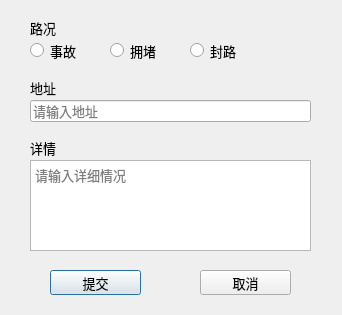
<?xml version="1.0" encoding="UTF-8"?>
<ui version="4.0">
 <class>UploadDlg</class>
 <widget class="QDialog" name="UploadDlg">
  <property name="geometry">
   <rect>
    <x>0</x>
    <y>0</y>
    <width>342</width>
    <height>315</height>
   </rect>
  </property>
  <property name="minimumSize">
   <size>
    <width>342</width>
    <height>315</height>
   </size>
  </property>
  <property name="maximumSize">
   <size>
    <width>342</width>
    <height>315</height>
   </size>
  </property>
  <property name="windowTitle">
   <string>上传路况</string>
  </property>
  <widget class="QPushButton" name="submitBtn">
   <property name="geometry">
    <rect>
     <x>50</x>
     <y>270</y>
     <width>91</width>
     <height>25</height>
    </rect>
   </property>
   <property name="font">
    <font>
     <pointsize>10</pointsize>
    </font>
   </property>
   <property name="text">
    <string>提交</string>
   </property>
  </widget>
  <widget class="QPushButton" name="cancelBtn">
   <property name="geometry">
    <rect>
     <x>200</x>
     <y>270</y>
     <width>91</width>
     <height>25</height>
    </rect>
   </property>
   <property name="font">
    <font>
     <pointsize>10</pointsize>
    </font>
   </property>
   <property name="text">
    <string>取消</string>
   </property>
  </widget>
  <widget class="QTextEdit" name="detailText">
   <property name="geometry">
    <rect>
     <x>30</x>
     <y>160</y>
     <width>281</width>
     <height>91</height>
    </rect>
   </property>
   <property name="font">
    <font>
     <pointsize>10</pointsize>
    </font>
   </property>
   <property name="placeholderText">
    <string>请输入详细情况</string>
   </property>
  </widget>
  <widget class="QLabel" name="label_2">
   <property name="geometry">
    <rect>
     <x>30</x>
     <y>80</y>
     <width>51</width>
     <height>16</height>
    </rect>
   </property>
   <property name="font">
    <font>
     <pointsize>10</pointsize>
    </font>
   </property>
   <property name="text">
    <string>地址</string>
   </property>
  </widget>
  <widget class="QLineEdit" name="addrLineEdit">
   <property name="geometry">
    <rect>
     <x>30</x>
     <y>100</y>
     <width>281</width>
     <height>22</height>
    </rect>
   </property>
   <property name="font">
    <font>
     <pointsize>10</pointsize>
    </font>
   </property>
   <property name="placeholderText">
    <string>请输入地址</string>
   </property>
  </widget>
  <widget class="QLabel" name="label_3">
   <property name="geometry">
    <rect>
     <x>30</x>
     <y>140</y>
     <width>51</width>
     <height>16</height>
    </rect>
   </property>
   <property name="font">
    <font>
     <pointsize>10</pointsize>
    </font>
   </property>
   <property name="text">
    <string>详情</string>
   </property>
  </widget>
  <widget class="QLabel" name="label_4">
   <property name="geometry">
    <rect>
     <x>30</x>
     <y>20</y>
     <width>51</width>
     <height>16</height>
    </rect>
   </property>
   <property name="font">
    <font>
     <pointsize>10</pointsize>
    </font>
   </property>
   <property name="text">
    <string>路况</string>
   </property>
  </widget>
  <widget class="QRadioButton" name="accRadioBtn">
   <property name="geometry">
    <rect>
     <x>30</x>
     <y>40</y>
     <width>51</width>
     <height>21</height>
    </rect>
   </property>
   <property name="font">
    <font>
     <pointsize>10</pointsize>
    </font>
   </property>
   <property name="text">
    <string>事故</string>
   </property>
  </widget>
  <widget class="QRadioButton" name="jamRadioBtn">
   <property name="geometry">
    <rect>
     <x>110</x>
     <y>40</y>
     <width>51</width>
     <height>21</height>
    </rect>
   </property>
   <property name="font">
    <font>
     <pointsize>10</pointsize>
    </font>
   </property>
   <property name="text">
    <string>拥堵</string>
   </property>
  </widget>
  <widget class="QRadioButton" name="blockRadioBtn">
   <property name="geometry">
    <rect>
     <x>190</x>
     <y>40</y>
     <width>71</width>
     <height>21</height>
    </rect>
   </property>
   <property name="font">
    <font>
     <pointsize>10</pointsize>
    </font>
   </property>
   <property name="text">
    <string>封路</string>
   </property>
  </widget>
 </widget>
 <resources/>
 <connections/>
</ui>
